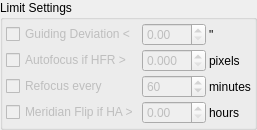
      <widget class="QGroupBox" name="optionsGroup">
       <property name="title">
        <string>Limit Settings</string>
       </property>
       <layout class="QGridLayout" name="gridLayout_2">
        <property name="leftMargin">
         <number>3</number>
        </property>
        <property name="topMargin">
         <number>3</number>
        </property>
        <property name="rightMargin">
         <number>3</number>
        </property>
        <property name="bottomMargin">
         <number>3</number>
        </property>
        <property name="spacing">
         <number>3</number>
        </property>
        <item row="3" column="1">
         <widget class="QDoubleSpinBox" name="meridianHours">
          <property name="enabled">
           <bool>false</bool>
          </property>
          <property name="decimals">
           <number>2</number>
          </property>
          <property name="minimum">
           <double>0.000000000000000</double>
          </property>
          <property name="maximum">
           <double>3.000000000000000</double>
          </property>
          <property name="singleStep">
           <double>0.100000000000000</double>
          </property>
          <property name="value">
           <double>0.000000000000000</double>
          </property>
         </widget>
        </item>
        <item row="3" column="0">
         <widget class="QCheckBox" name="meridianCheck">
          <property name="enabled">
           <bool>false</bool>
          </property>
          <property name="toolTip">
           <string>&lt;html&gt;&lt;head/&gt;&lt;body&gt;&lt;p&gt;Command a meridian flip if the hour angle exceeds the specified value. Capture and Guiding will be suspended and resumed after the flip is complete.&lt;/p&gt;&lt;/body&gt;&lt;/html&gt;</string>
          </property>
          <property name="text">
           <string>Meridian Flip if HA &gt;</string>
          </property>
         </widget>
        </item>
        <item row="1" column="3">
         <widget class="QLabel" name="textLabel1_2_5">
          <property name="toolTip">
           <string>Number of images to capture</string>
          </property>
          <property name="whatsThis">
           <string/>
          </property>
          <property name="text">
           <string>pixels</string>
          </property>
         </widget>
        </item>
        <item row="0" column="1">
         <widget class="QDoubleSpinBox" name="guideDeviation">
          <property name="enabled">
           <bool>false</bool>
          </property>
          <property name="decimals">
           <number>2</number>
          </property>
          <property name="maximum">
           <double>30.000000000000000</double>
          </property>
          <property name="singleStep">
           <double>0.500000000000000</double>
          </property>
         </widget>
        </item>
        <item row="1" column="1">
         <widget class="QDoubleSpinBox" name="HFRPixels">
          <property name="enabled">
           <bool>false</bool>
          </property>
          <property name="decimals">
           <number>3</number>
          </property>
          <property name="minimum">
           <double>0.000000000000000</double>
          </property>
          <property name="maximum">
           <double>10.000000000000000</double>
          </property>
          <property name="singleStep">
           <double>0.100000000000000</double>
          </property>
          <property name="value">
           <double>0.000000000000000</double>
          </property>
         </widget>
        </item>
        <item row="1" column="0">
         <widget class="QCheckBox" name="autofocusCheck">
          <property name="enabled">
           <bool>false</bool>
          </property>
          <property name="toolTip">
           <string>Perform autofocusing once Half-Flux-Radius (HFR) value exceeds this limit</string>
          </property>
          <property name="text">
           <string>Autofocus if HFR &gt;</string>
          </property>
         </widget>
        </item>
        <item row="0" column="0">
         <widget class="QCheckBox" name="guideDeviationCheck">
          <property name="enabled">
           <bool>false</bool>
          </property>
          <property name="toolTip">
           <string>Abort sequence if guiding deviation exceed this value</string>
          </property>
          <property name="text">
           <string>Guiding Deviation &lt;</string>
          </property>
          <property name="checked">
           <bool>false</bool>
          </property>
         </widget>
        </item>
        <item row="0" column="3">
         <widget class="QLabel" name="textLabel1_2_4">
          <property name="toolTip">
           <string>Number of images to capture</string>
          </property>
          <property name="whatsThis">
           <string/>
          </property>
          <property name="text">
           <string>&quot;</string>
          </property>
         </widget>
        </item>
        <item row="3" column="3">
         <widget class="QLabel" name="textLabel1_2_6">
          <property name="toolTip">
           <string>Number of images to capture</string>
          </property>
          <property name="whatsThis">
           <string/>
          </property>
          <property name="text">
           <string>hours</string>
          </property>
         </widget>
        </item>
        <item row="2" column="0">
         <widget class="QCheckBox" name="refocusEveryNCheck">
          <property name="enabled">
           <bool>false</bool>
          </property>
          <property name="text">
           <string>Refocus every</string>
          </property>
         </widget>
        </item>
        <item row="2" column="1">
         <widget class="QSpinBox" name="refocusEveryN">
          <property name="enabled">
           <bool>false</bool>
          </property>
          <property name="minimum">
           <number>1</number>
          </property>
          <property name="maximum">
           <number>999</number>
          </property>
          <property name="value">
           <number>60</number>
          </property>
         </widget>
        </item>
        <item row="2" column="3">
         <widget class="QLabel" name="textLabel_1_2_7">
          <property name="text">
           <string>minutes</string>
          </property>
         </widget>
        </item>
       </layout>
      </widget>
